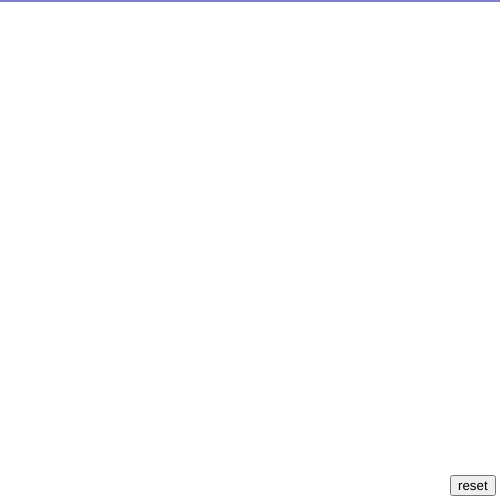
Frame 1 (no input)
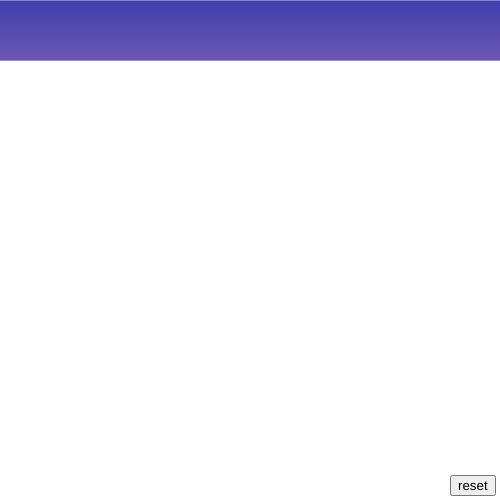
Frame 60 (no input)
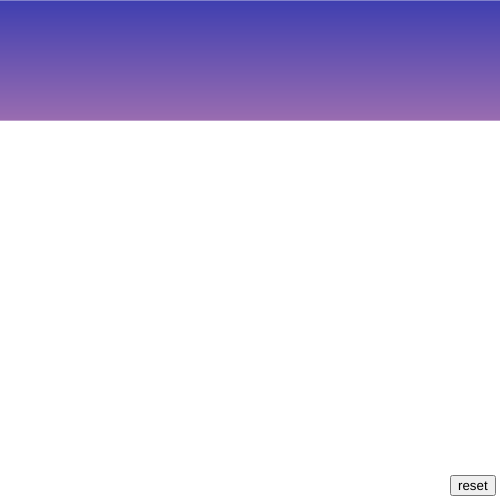
Frame 120 (the mouse pressed at the canvas centre since frame 60)

The p5.js sketch that drew these frames (run headless with seeded random() and noise() and a simulated clock; from frame 60 on, the mouse is pressed at the canvas centre):

// p5.js sketch
// ── sketch.js
var gradiant = 0 //makes gradiant a variable
let button;
function setup() {
  createCanvas(500, 500);
          button = createButton('reset');
  button.position(width-50,height-25);
  button.mousePressed(reset);
}

function draw() {
  if (gradiant < height) { //tests location of gradiant
    gradiant ++ //creates a new line
    stroke(gradiant * 1, gradiant * 0.5, 150); //changes color of line and stroke
    line(0, gradiant, 500, gradiant); //creates line
  }
}

function reset() {
clear()
  gradiant = 0
}
